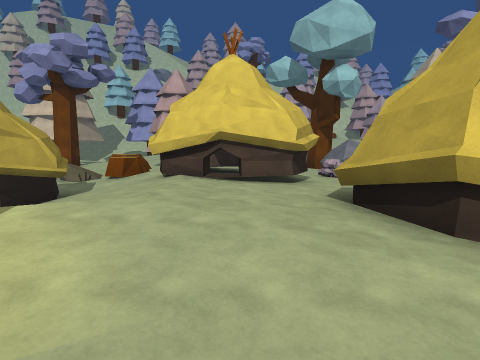
[1] (above)

12 first-person views from a walk through a Unity game level. The camera is 1.5 m above the floor, tilts 6° down and sees 80° across. The floor is counted in squares, 2 m on a side. Each view is taken from the middle of a square. On the plan, view 1 faces up. The plan holds only what a view shows up to about 10 squares ahead; the rest is blank. The place goes on beyond the plan. The player is left out.

[2]
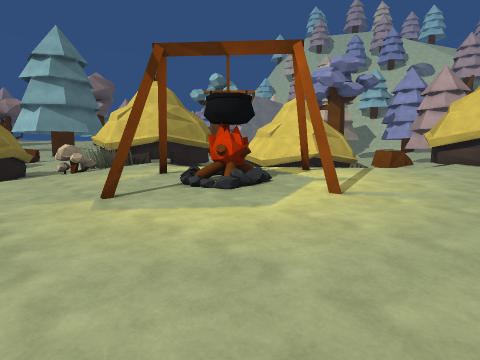

[3]
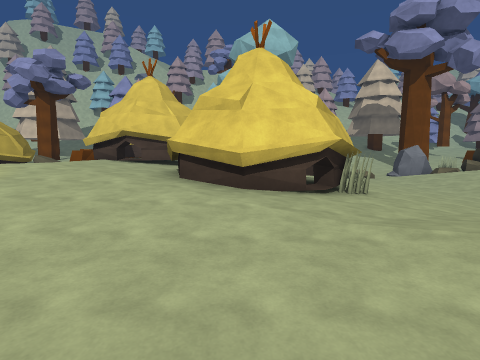

[4]
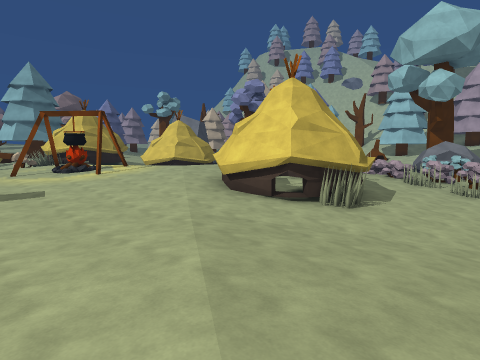

[5]
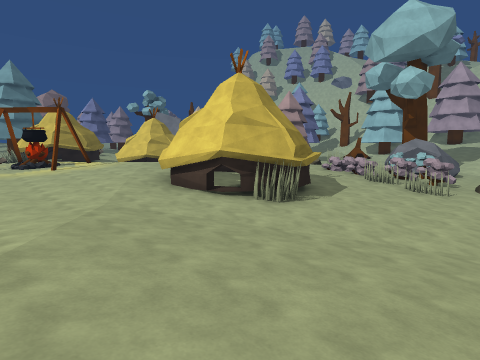

[6]
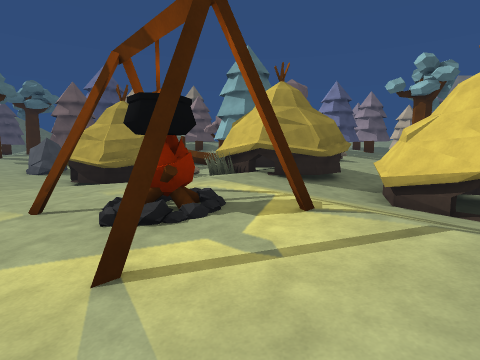

[7]
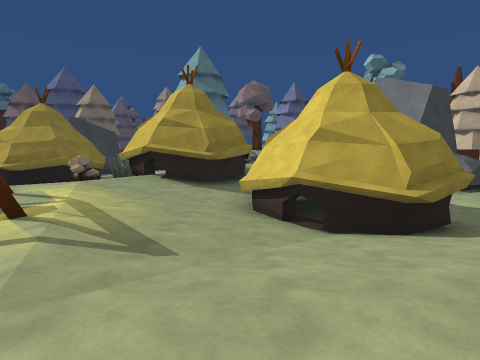

[8]
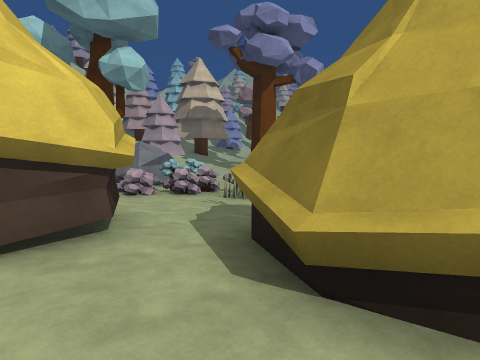

[9]
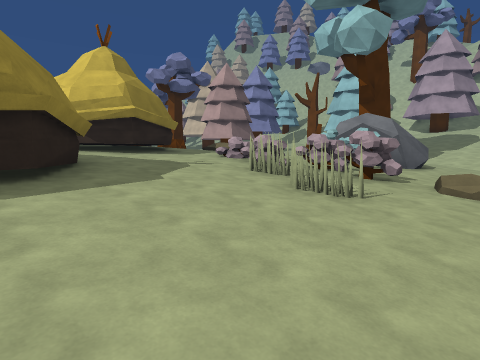

[10]
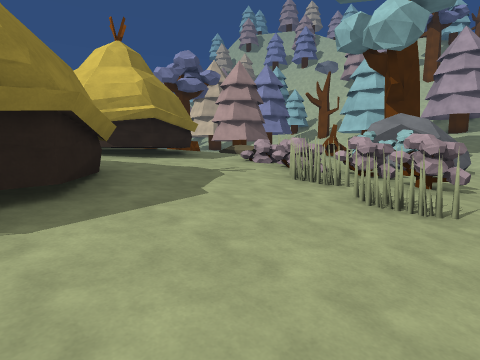

[11]
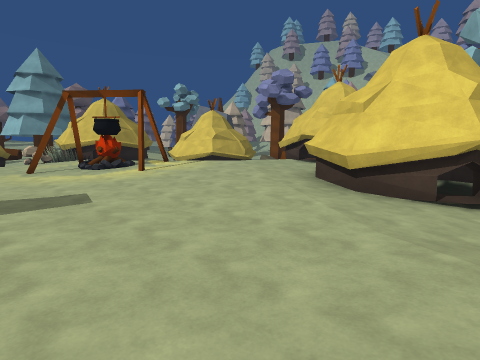

[12]
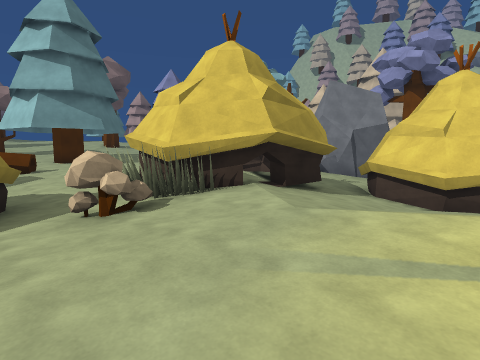

### Floor plan
Key: @ floor where view 1 was taken; # wall or solid block; x gap in a wall; . main floor; : floor 0.5 m higher than the main floor; - floor 0.5 m lower than the main floor; _ floor 0.75 m lower than the main floor; < floor 1.25 m lower than the main floor; ( floor 1.5 m lower than the main floor; / step, stairs or slope; = window, fence, low wall or low ledge; T tree.
Columns run from 17 left of view 1 to 9 right of it. Each row starts with its distance up from view 1.
 16                         <<
 15                         <<
 14                        #<<
 13                      ###<<
 12                      -TT<<
 11          x        =  /TT<<
 10          ___/T.  ...TTTTT//
  9           ___-. ###./T#__<(
  8         __  #_.#  #.--###<(
  7        ._#  #_.#  #.--___<(
  6        .-#  ##.####..-___<(
  5        .-####_..::.####__<(
  4       ###--#--..::.# ##__<(
  3         ##.-...:::.####__<(
  2          #...:::::.###___<<
  1        ###:.::::.....-_____
  0 T......##.::.###.@...---___
 -1 T..-----T..........---...--
 -2 T     ##-........------....
 -3        ## .....--------...

Positions as (right, up) in squares from view 1, and headings:
1: (0, 0), facing up
2: (0, -3), facing up-left
3: (3, -3), facing up
4: (8, -3), facing up-left
5: (9, -2), facing up-left
6: (0, 1), facing left
7: (0, 4), facing left
8: (0, 3), facing up-right
9: (9, 4), facing up-left
10: (8, 4), facing up-left
11: (5, -3), facing up-left
12: (-5, -2), facing up-left
